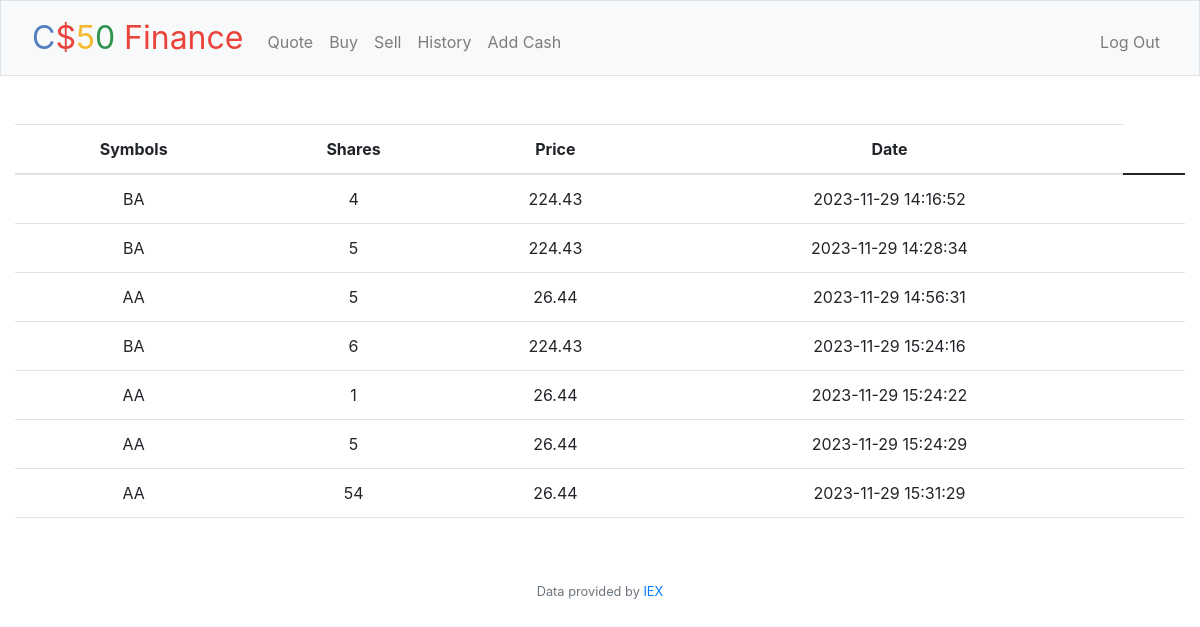
Screenshot of /history (signed in) with the database file from the repository.
### tables this page shows
CREATE TABLE transactions(
id INTEGER PRIMARY KEY,
user_id INTEGER,
symbol TEXT,
shares INTEGER,
price REAL,
date TIMESTAMP);

### financeCS50/app.py (the view)
@app.route("/history")
@login_required
def history():
    user_id = session["user_id"]
    transactions_db = db.execute("SELECT * from transactions where user_id =:id", id=user_id)
    return render_template("history.html", transactions = transactions_db)

### financeCS50/app.py (called while the page is built)
@app.after_request
def after_request(response):
    response.headers["Cache-Control"] = "no-cache, no-store, must-revalidate"
    response.headers["Expires"] = 0
    response.headers["Pragma"] = "no-cache"
    return response

### financeCS50/helpers.py (called while the page is built)
def login_required(f):
    @wraps(f)
    def decorated_function(*args, **kwargs):
        if session.get("user_id") is None:
            return redirect("/login")
        return f(*args, **kwargs)
    return decorated_function

### financeCS50/templates/history.html (shortened to what this page needs)
{% extends "layout.html" %}
{% block main %}
<table class="table">
    <thead>
      <tr>
        <th scope="col">Symbols</th>
        <th scope="col">Shares</th>
        <th scope="col">Price</th>
        <th scope="col">Date</th>
      </tr>
    </thead>
    <tbody>
        {% for row in transactions %}
        <tr>
            <td>{{ row["symbol"] }}</td>
            <td>{{ row["shares"] }}</td>
            <td>{{ row["price"] }}</td>
            <td>{{ row["date"] }}</td>
            <td></td>
          </tr>
        {% endfor %}
      </tbody>
  </table>
{% endblock %}

### financeCS50/templates/layout.html (shortened to what this page needs)
<!DOCTYPE html>
<html lang="en">
    <head>
        <link href="https://cdn.jsdelivr.net/npm/bootstrap@5.1.3/dist/css/bootstrap.min.css" rel="stylesheet">
        <link href="/static/styles.css" rel="stylesheet">
        <link rel="stylesheet" href="https://cdn.jsdelivr.net/npm/bootstrap@4.0.0/dist/css/bootstrap.min.css">
    </head>
    <body>
        <nav class="bg-light border navbar navbar-expand-md navbar-light">
            <div class="container-fluid">
                <a class="navbar-brand" href="/financeCS50/static"><span class="blue">C</span><span class="red">$</span><span class="yellow">5</span><span class="green">0</span> <span class="red">Finance</span></a>
                <div class="collapse navbar-collapse" id="navbar">
                    {% if session["user_id"] %}
                        <ul class="navbar-nav me-auto mt-2">
                            <li class="nav-item"><a class="nav-link" href="/quote">Quote</a></li>
                            <li class="nav-item"><a class="nav-link" href="/buy">Buy</a></li>
                            <li class="nav-item"><a class="nav-link" href="/sell">Sell</a></li>
                            <li class="nav-item"><a class="nav-link" href="/history">History</a></li>
                            <li class="nav-item"><a class="nav-link" href="/add_cash">Add Cash </a></li>
                        </ul>
                        <ul class="navbar-nav ms-auto mt-2">
                            <li class="nav-item"><a class="nav-link" href="/logout">Log Out</a></li>
                        </ul>
                    {% else %}
                        <ul class="navbar-nav ms-auto mt-2">
                            <li class="nav-item"><a class="nav-link" href="/register">Register</a></li>
                            <li class="nav-item"><a class="nav-link" href="/login">Log In</a></li>
                        </ul>
                    {% endif %}
                </div>
            </div>
        </nav>
        <main class="container-fluid py-5 text-center">
            {% block main %}{% endblock %}
        </main>
        <footer class="mb-5 small text-center text-muted">
            Data provided by <a href="https://iexcloud.io/">IEX</a>
        </footer>
    </body>
</html>

### financeCS50/static/styles.css (style rules this page uses)
nav .navbar-brand { font-size: xx-large; }
nav .navbar-brand .blue { color: #537fbe; }
nav .navbar-brand .red { color: #ea433b; }
nav .navbar-brand .yellow { color: #f5b82e; }
nav .navbar-brand .green { color: #2e944b; }

### rows the page displays
transactions: symbol "BA", shares "4", price "224.43", date "2023-11-29 14:16:52"
transactions: symbol "BA", shares "5", price "224.43", date "2023-11-29 14:28:34"
transactions: symbol "AA", shares "5", price "26.44", date "2023-11-29 14:56:31"
transactions: symbol "BA", shares "6", price "224.43", date "2023-11-29 15:24:16"
transactions: symbol "AA", shares "1", price "26.44", date "2023-11-29 15:24:22"
transactions: symbol "AA", shares "5", price "26.44", date "2023-11-29 15:24:29"
transactions: symbol "AA", shares "54", price "26.44", date "2023-11-29 15:31:29"
